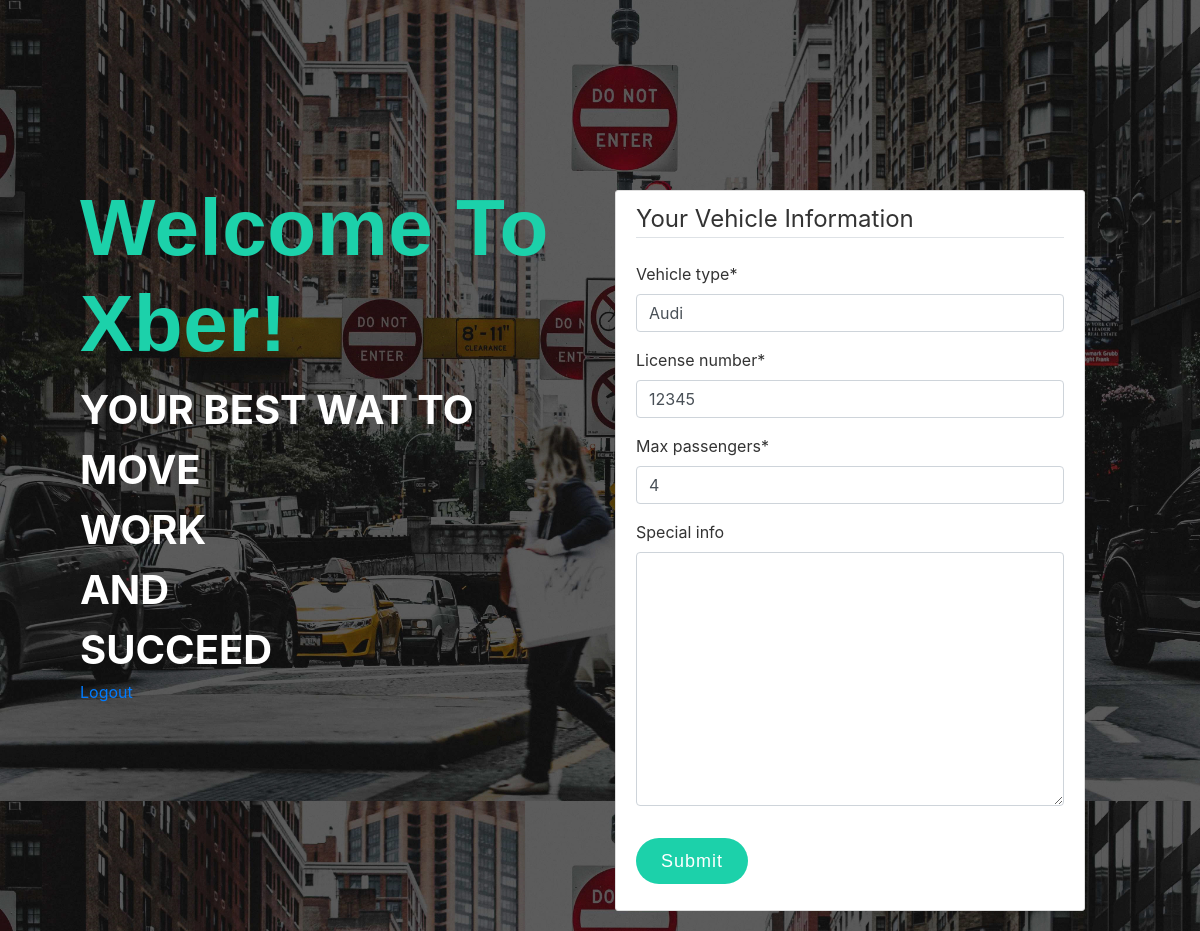
/rideService/driver/8/update/ (signed in), run on the app's committed database.
### rideService/models.py (models this page shows, shortened)
class Driver(models.Model):
    account = models.ForeignKey(User, on_delete=models.CASCADE)
    vehicle_type = models.CharField(max_length=200)
    license_number = models.CharField(max_length=200)
    max_passengers = models.IntegerField(
        default=1,
        validators=[
            MaxValueValidator(10),
            MinValueValidator(1)
        ]
    )
    special_info = models.TextField(blank=True)

### rideService/views.py (the view, shortened to what this page needs)
# urls.py: path('driver/<int:pk>/update/', views.DriverUpdateView.as_view(), name='driver-update'),
class DriverUpdateView(LoginRequiredMixin, UpdateView):
    model = Driver
    fields = ['vehicle_type', 'license_number', 'max_passengers', 'special_info']
    success_url = reverse_lazy('role')
    success_message = "Your profile has been updated successfully"

### rideService/templates/rideService/driver_form.html (shortened to what this page needs)
{% extends "rideService/base_generic.html" %}
{% load crispy_forms_tags %}
{% block content %}
    <div class="content-section">
        <form method="POST">
            <fieldset class="form-group">
                <legend class="border-bottom mb-4">Your Vehicle Information</legend>
                {{ form|crispy }}
            </fieldset>
            <div class="form-group">
                <button class="btn btn-outline-info" type="submit">Submit</button>
            </div>
        </form>
    </div>
{% endblock content %}

### rideService/static/css/styles.css (style rules this page uses)
body { background-image: url("background.jpeg"); background-size: 100% auto; background-color:#000000; color: #333333; margin-top: 5rem; }
.content-section { background: #ffffff; padding: 10px 20px; border: 1px solid #dddddd; border-radius: 3px; margin-bottom: 20px; }
.btn { border: none; color: #fff; display: inline-block; padding: 0px 25px; font-weight: normal; font-size: 18px; border-radius: 30px; font-family: 'Montserrat', sans-serif; line-height: 46px; background: #1cd1aa; letter-spacing: 1px; position: relative; z-index: 1; }

### data on the page
Driver: vehicle_type "Audi", license_number "12345", max_passengers "4"
